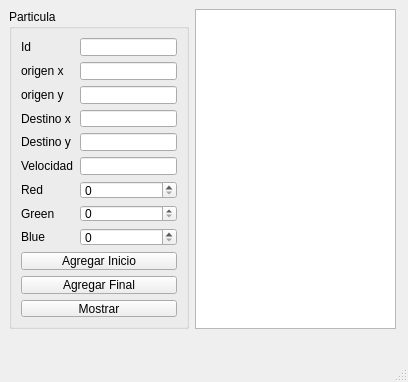
<?xml version="1.0" encoding="UTF-8"?>
<ui version="4.0">
 <class>MainWindow</class>
 <widget class="QMainWindow" name="MainWindow">
  <property name="geometry">
   <rect>
    <x>0</x>
    <y>0</y>
    <width>408</width>
    <height>382</height>
   </rect>
  </property>
  <property name="windowTitle">
   <string>MainWindow</string>
  </property>
  <widget class="QWidget" name="centralwidget">
   <widget class="QGroupBox" name="groupBox">
    <property name="geometry">
     <rect>
      <x>9</x>
      <y>9</y>
      <width>180</width>
      <height>320</height>
     </rect>
    </property>
    <property name="title">
     <string>Particula</string>
    </property>
    <layout class="QGridLayout" name="gridLayout">
     <item row="6" column="1">
      <widget class="QSpinBox" name="sbRed"/>
     </item>
     <item row="4" column="0">
      <widget class="QLabel" name="label_2">
       <property name="text">
        <string>Destino y</string>
       </property>
      </widget>
     </item>
     <item row="1" column="0">
      <widget class="QLabel" name="label_8">
       <property name="text">
        <string>origen x</string>
       </property>
      </widget>
     </item>
     <item row="4" column="1">
      <widget class="QLineEdit" name="leDestinoY"/>
     </item>
     <item row="9" column="0" colspan="2">
      <widget class="QPushButton" name="pbAgregarInicio">
       <property name="text">
        <string>Agregar Inicio</string>
       </property>
      </widget>
     </item>
     <item row="11" column="0" colspan="2">
      <widget class="QPushButton" name="pbMostrar">
       <property name="text">
        <string>Mostrar</string>
       </property>
      </widget>
     </item>
     <item row="7" column="1">
      <widget class="QSpinBox" name="sbGreen"/>
     </item>
     <item row="6" column="0">
      <widget class="QLabel" name="label_4">
       <property name="text">
        <string>Red</string>
       </property>
      </widget>
     </item>
     <item row="10" column="0" colspan="2">
      <widget class="QPushButton" name="pbAgregaFinal">
       <property name="text">
        <string>Agregar Final</string>
       </property>
      </widget>
     </item>
     <item row="3" column="1">
      <widget class="QLineEdit" name="leDestinoX"/>
     </item>
     <item row="5" column="0">
      <widget class="QLabel" name="label_3">
       <property name="text">
        <string>Velocidad</string>
       </property>
      </widget>
     </item>
     <item row="7" column="0">
      <widget class="QLabel" name="label_5">
       <property name="text">
        <string>Green</string>
       </property>
      </widget>
     </item>
     <item row="3" column="0">
      <widget class="QLabel" name="label">
       <property name="text">
        <string>Destino x</string>
       </property>
      </widget>
     </item>
     <item row="8" column="1">
      <widget class="QSpinBox" name="sbBlue"/>
     </item>
     <item row="2" column="0">
      <widget class="QLabel" name="label_7">
       <property name="text">
        <string>origen y</string>
       </property>
      </widget>
     </item>
     <item row="1" column="1">
      <widget class="QLineEdit" name="leOrigenx"/>
     </item>
     <item row="2" column="1">
      <widget class="QLineEdit" name="leOrigenY"/>
     </item>
     <item row="5" column="1">
      <widget class="QLineEdit" name="leVelocidad"/>
     </item>
     <item row="8" column="0">
      <widget class="QLabel" name="label_6">
       <property name="text">
        <string>Blue</string>
       </property>
      </widget>
     </item>
     <item row="0" column="0">
      <widget class="QLabel" name="label_9">
       <property name="text">
        <string>Id</string>
       </property>
      </widget>
     </item>
     <item row="0" column="1">
      <widget class="QLineEdit" name="leId"/>
     </item>
    </layout>
   </widget>
   <widget class="QPlainTextEdit" name="salida">
    <property name="geometry">
     <rect>
      <x>195</x>
      <y>9</y>
      <width>201</width>
      <height>320</height>
     </rect>
    </property>
   </widget>
  </widget>
  <widget class="QMenuBar" name="menubar">
   <property name="geometry">
    <rect>
     <x>0</x>
     <y>0</y>
     <width>408</width>
     <height>22</height>
    </rect>
   </property>
  </widget>
  <widget class="QStatusBar" name="statusbar"/>
 </widget>
 <resources/>
 <connections/>
</ui>
